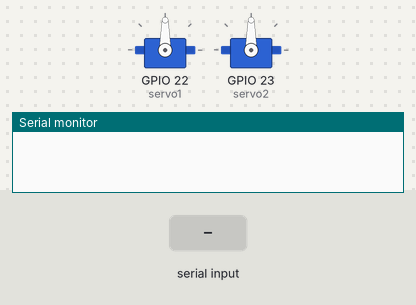
A sketch run on a simulated ESP32. On the bench: 2 × servo, the last lines printed to the serial monitor. The inputs (shaded band) are chosen by the test bench.

Above: at 1.2 s.
1.3 s: "90,45\n" received over Serial
At 3.2 s:
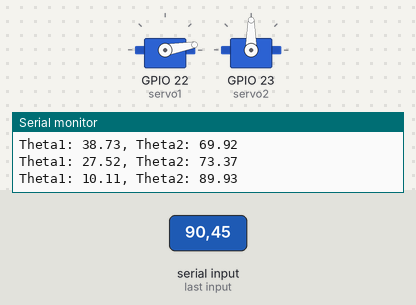
3.8 s: "30,150\n" received over Serial
At 4.2 s:
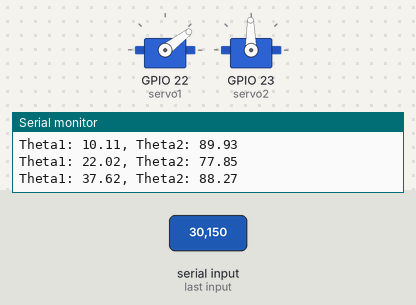
6.3 s: "200\n" received over Serial
At 7.1 s:
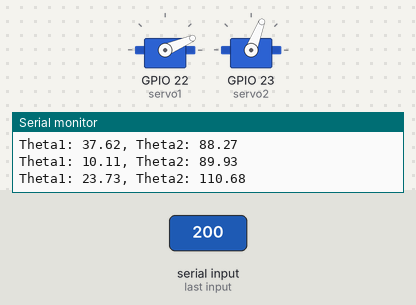
Timing chart, 0 to 9.3 s (numbered marks = the images above; inputs shaded):
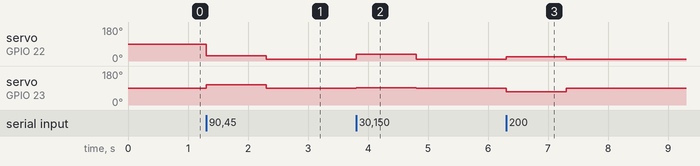

The sketch:

test-1.ino
```cpp
#include <ESP32Servo.h>
#include <math.h>

Servo servo1; // Create a servo object for the first servo
Servo servo2; // Create a servo object for the second servo
//70  y limit

const float L1 = 100.0;  // Length of the first link
const float L2 = 134.5;  // Length of the second link

void setup() {
  servo1.attach(22);  // Attach servo 1 to pin 9
  servo2.attach(23); // Attach servo 2 to pin 10
  Serial.begin(9600);
}

void loop() {


  if (Serial.available() > 0) {

    int angle = Serial.parseFloat();

    float radians = angle * PI / 180.0;

    float theta1;
    float theta2;
    float targetX = 40 * cos(radians);
    float targetY = 40 * sin(radians);

    targetX = targetX + 35;
    targetY = targetY + 150;

    // Calculate the inverse kinematics
    float r = sqrt(targetX * targetX + targetY * targetY);

    if (r > L1 + L2) {
      Serial.println("Target point is out of reach.");
      return;
    }

    float cosTheta2 = (r * r - L1 * L1 - L2 * L2) / (2 * L1 * L2);
    if (abs(cosTheta2) > 1) {
      Serial.println("No solution exists for the given target point.");
      return;
    }

    theta2 = acos(cosTheta2);

    float alpha = atan2(targetY, targetX);
    float beta = acos((L1 * L1 + r * r - L2 * L2) / (2 * L1 * r));
    theta1 = alpha - beta;

    // Convert angles from radians to degrees
    theta1 = degrees(theta1);
    theta2 = degrees(theta2);

    servo1.write(theta1);
    servo2.write(180 - theta2);


    Serial.print("Theta1: ");
    Serial.print(theta1);
    Serial.print(", Theta2: ");
    Serial.println(theta2);
  }
}
```

Measured:
- after the input at 1.3 s, servo on GPIO 22 (servo1): 90° → 27° at once, → 10° 1.0 s later; servo on GPIO 23 (servo2): 90° → 106° at once, → 90° 1.0 s later
- after the input at 3.8 s, servo on GPIO 22 (servo1): 10° → 37° at once, → 10° 1.0 s later; servo on GPIO 23 (servo2): 90° → 91° at once, → 90° 1.0 s later
- after the input at 6.3 s, servo on GPIO 22 (servo1): 10° → 23° at once, → 10° 1.0 s later; servo on GPIO 23 (servo2): 90° → 69° at once, → 90° 1.0 s later
